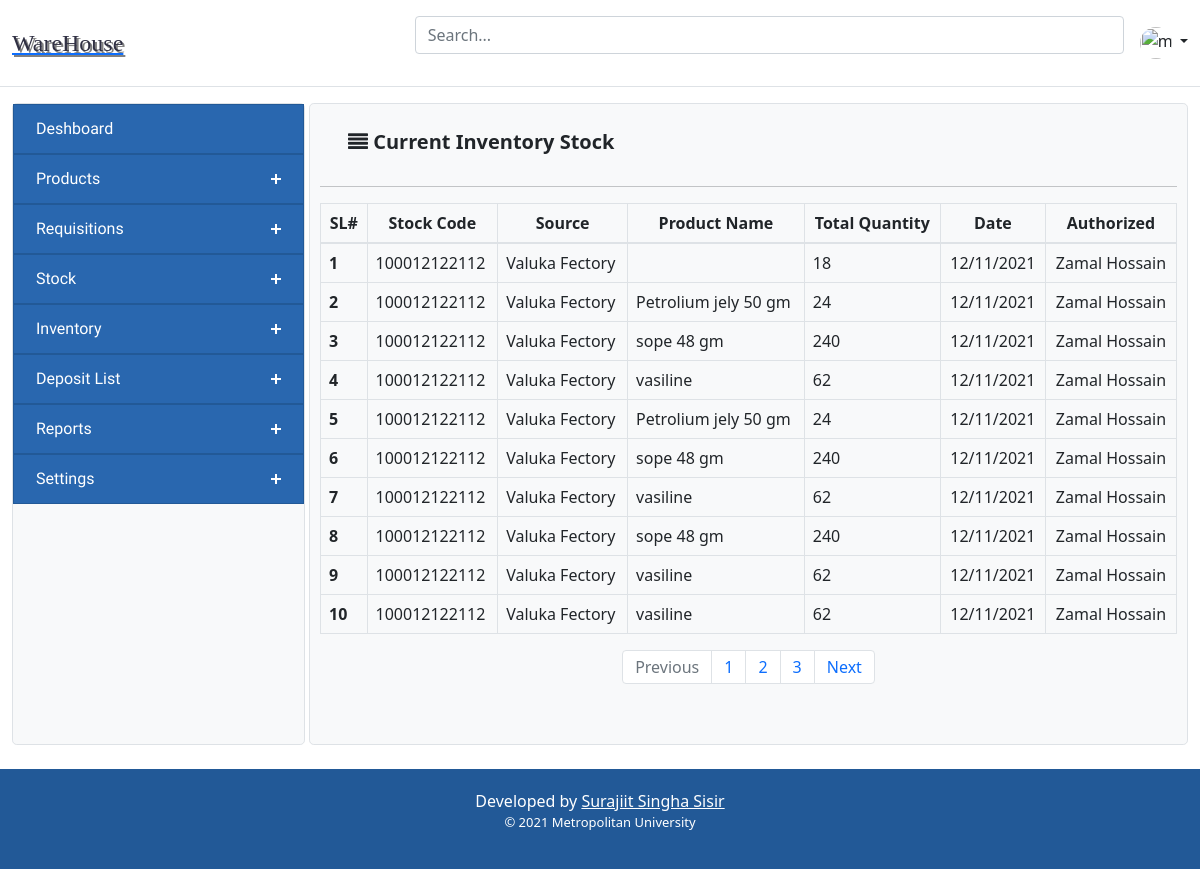
Before: /index.php/stock_controller/view_stock_index with the older database file.
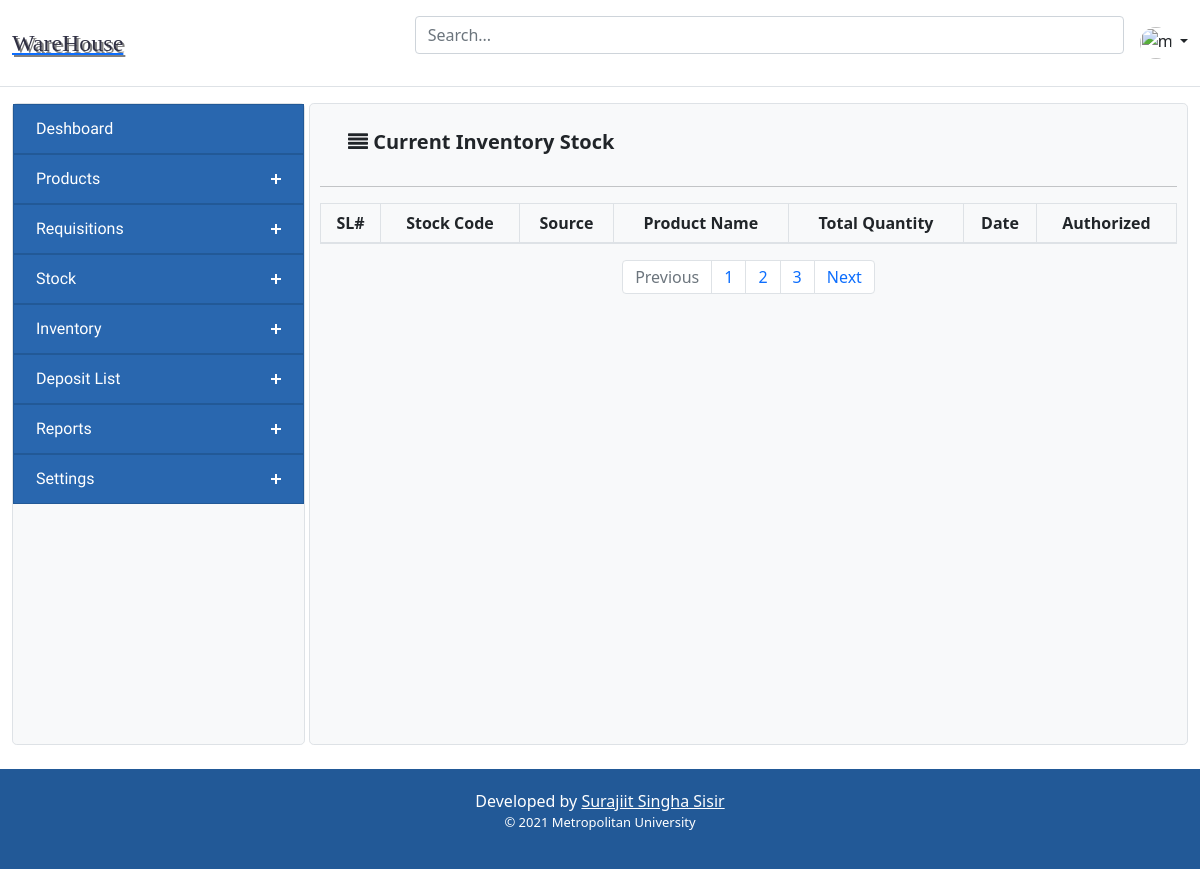
After: the same page with the newer database file.
### tables this page shows
CREATE TABLE `table_stock_product` (
  `id` int(11) NOT NULL,
  `product_name` varchar(255) NOT NULL,
  `quantity` double NOT NULL,
  `stock` double NOT NULL,
  `base_unit` double NOT NULL,
  `remark` double NOT NULL,
  `created` timestamp NOT NULL DEFAULT current_timestamp()
);

### application/controllers/Stock_Controller.php (called while the page is built, shortened)
<?php
class Stock_Controller extends CI_Controller {
	public function __construct(){
		$this->load->helper(array('form', 'url'));
        $this->load->library('form_validation');
		$this->load->model('Product_Model');
        $this->load->model('Stock_model');
	}
    public function view_stock_index(){
        $data['header_src'] = $this->load->view('inc/header_src', '', true);
        $data['header'] = $this->load->view('inc/header', '', true);
        $data['sidebar'] = $this->load->view('inc/sidebar', '', true);
        $data['footer'] = $this->load->view('inc/footer', '', true);
        $data['Stock_data'] = $this->Stock_model->selectAll();
        $this->load->view('Componants/Stock_view', $data);
    }
}

### index.php (called while the page is built, shortened)
<?php
require_once BASEPATH.'core/CodeIgniter.php';

### application/models/Stock_model.php (called while the page is built, shortened)
<?php
    class Stock_model extends CI_Model {
        public function selectAll(){
            $query = $this->db->query("select * from table_stock_product order by id DESC");
            return $query->result();
        }
}
?>

### application/views/Componants/Stock_view.php (the view)
<?= $header_src;?>
<main>
<?= $header; ?>
<div class="container-fluid pb-4">
  <div class="d-grid gap-1" style="grid-template-columns: 1fr 3fr;"> <?= $sidebar;?> <div class="bg-light border rounded-3">
      <div class="maintag">
<nav class="navbar navbar-inverse">
    <div class="container-fluid">
        <div class="navbar-header">
            <span class="navbar-brand"><i class="fa fa-align-justify"></i><b> Current Inventory Stock</b></span>
        </div>
    </div>
</nav>
<hr />
<table class="table table-hover table-bordered">
    <thead>
        <tr align="center">
            <th scope="col">SL#</th>
            <th scope="col">Stock Code</th>
            <th scope="col">Source</th>
            <th scope="col">Product Name</th>
            <th scope="col">Total Quantity</th>
            <th scope="col">Date</th>
            <th scope="col">Authorized</th>
        </tr>
    </thead>
    <tbody class="align-items-center">
        <?php
            $count = 0;
             foreach($Stock_data as $val_stock){
            $stock = $val_stock->quantity+$val_stock->stock;
        ?>
        <tr>
            <th scope="row"><?= ++$count?></th>
            <td>100012122112</td>
            <td>Valuka Fectory</td>
            <td><?= $val_stock->product_name?></td>
            <td><?= $stock;?></td>
            <td align="center">12/11/2021</td>
            <td align="center">Zamal Hossain</td>
        </tr>
        <?php }?>
    </tbody>
</table>
<nav aria-label="Page navigation example">
    <ul class="pagination justify-content-center">
      <li class="page-item disabled">
        <a class="page-link" href="#" tabindex="-1">Previous</a>
      </li>
      <li class="page-item"><a class="page-link" href="#">1</a></li>
      <li class="page-item"><a class="page-link" href="#">2</a></li>
      <li class="page-item"><a class="page-link" href="#">3</a></li>
      <li class="page-item">
        <a class="page-link" href="#">Next</a>
      </li>
    </ul>
  </nav>
</div>
  </div>
</div>
</div>
  </main>
</body>
<?= $footer; ?>

### application/views/inc/header_src.php (shortened to what this page needs)
<head>
    <link rel="stylesheet" href="https://maxcdn.bootstrapcdn.com/bootstrap/4.5.2/css/bootstrap.min.css">
    <link rel="stylesheet"
        href="https://cdnjs.cloudflare.com/ajax/libs/bootstrap-datepicker/1.4.1/css/bootstrap-datepicker3.css" />
    <link href="https://gitcdn.github.io/bootstrap-toggle/2.2.2/css/bootstrap-toggle.min.css" rel="stylesheet">
    <link rel="stylesheet" href="https://formden.com/static/cdn/bootstrap-iso.css" />
    <link rel="stylesheet" href="https://cdnjs.cloudflare.com/ajax/libs/font-awesome/4.7.0/css/font-awesome.min.css">
    <link rel="stylesheet"
        href="https://cdnjs.cloudflare.com/ajax/libs/bootstrap-datetimepicker/4.17.37/css/bootstrap-datetimepicker.min.css"
 />
    <link href="https://cdn.jsdelivr.net/npm/bootstrap@5.1.3/dist/css/bootstrap.min.css" rel="stylesheet">
    <link href="css/newProducts.css" rel="stylesheet">
  <link href="https://cdn.jsdelivr.net/npm/bootstrap@5.1.3/dist/css/bootstrap.min.css" rel="stylesheet">
  <link href="<?= base_url('assets/css/style.css')?>" rel="stylesheet">
  <link href="<?= base_url('assets/css/newProducts.css')?>" rel="stylesheet">
  <link href="<?= base_url('assets/css/viewProducts.css')?>" rel="stylesheet">
</head>

### application/views/inc/header.php (shortened to what this page needs)
<header class="py-3 mb-3 border-bottom">
      <div class="container-fluid d-grid gap-3 align-items-center" style="grid-template-columns: 1fr 2fr;">
        <a href="#">
        <div class="d-flex" style="font-size: x-large; font-family: fantasy; color: rgb(48, 48, 67); text-shadow: 2px 2px gray;">WareHouse</div>
        </a>
        <div class="d-flex align-items-center">
          <form class="w-100 me-3">
            <input type="search" class="form-control" placeholder="Search..." aria-label="Search">
          </form>
          <div class="flex-shrink-0 dropdown">
            <a href="#" class="d-block link-dark text-decoration-none dropdown-toggle" id="dropdownUser2"
              data-bs-toggle="dropdown" aria-expanded="false">
              <img src="https://github.com/mdo.png" alt="mdo" width="32" height="32" class="rounded-circle">
            </a>
          </div>
        </div>
      </div>
    </header>

### application/views/inc/sidebar.php (shortened to what this page needs)
<div class="bg-light border rounded-3">
                    <div id='cssmenu'>
                        <ul>
                            <li class='active'><a href="<?= base_url()?>homepage">Deshboard</a></li>
                            <li class='has-sub'><a href='#'>Products</a>
                            </li>
                        </ul>
                        <li class='has-sub'><a href='#'>Requisitions</a>
                        </li>
                        <li class='has-sub'><a href='#'>Stock</a>
                        </li>
                        <li class='has-sub'><a href='#'>Inventory</a>
                        </li>
                        <li class='has-sub'><a href=''>Deposit List</a>
                        </li>
                        <li class='has-sub'><a href='#'>Reports</a>
                        </li>
                        <li class='has-sub'><a href='#'>Settings</a>
                        </li>
                    </div>
                    <br><br><br><br><br><br><br><br><br><br>
                </div>

### application/views/inc/footer.php (shortened to what this page needs)
<footer class="footerCSS">
  Developed by <a href="http://facebook.com/SurajitSinghaSisir">Surajiit Singha Sisir</a>
  <p class="footerCSScopyright">&copy; 2021 Metropolitan University
  </p>
</footer>
</html>

### assets/css/newProducts.css (style rules this page uses)
.maintag { padding-top: 10px; padding-bottom: 10px; padding-left: 10px; padding-right: 10px; }

### assets/css/style.css (style rules this page uses)
#cssmenu, #cssmenu ul, #cssmenu ul li, #cssmenu ul li a { margin: 0; padding: 0; border: 0; list-style: none; line-height: 1; display: block; position: relative; -webkit-box-sizing: border-box; -moz-box-sizing: border-box; box-sizing: border-box; }
#cssmenu { width: auto; font-family: Raleway, sans-serif; color: #ffffff; }
#cssmenu>ul>li>a { padding: 16px 22px; cursor: pointer; z-index: 2; font-size: 16px; text-decoration: none; color: #ffffff; background: #2967af; -webkit-transition: color .2s ease; -o-transition: color .2s ease; transition: color .2s ease; border: 1px solid #225997; }
#cssmenu ul>li.has-sub>a:after { position: absolute; right: 26px; top: 19px; z-index: 5; display: block; height: 10px; width: 2px; background: #ffffff; content: ""; -webkit-transition: all 0.1s ease-out; -moz-transition: all 0.1s ease-out; -ms-transition: all 0.1s ease-out; -o-transition: all 0.1s ease-out; transition: all 0.1s ease-out; }
#cssmenu ul>li.has-sub>a:before { position: absolute; right: 22px; top: 23px; display: block; width: 10px; height: 2px; background: #ffffff; content: ""; -webkit-transition: all 0.1s ease-out; -moz-transition: all 0.1s ease-out; -ms-transition: all 0.1s ease-out; -o-transition: all 0.1s ease-out; transition: all 0.1s ease-out; }
.footerCSS { padding: 20px; background-color: #225997; text-align: center; color: white; }
.footerCSS a { color: white; }
.footerCSScopyright { font-size: small; }

Changed rows visible on the page:
removed table_stock_product: quantity "18"
removed table_stock_product: product_name "Petrolium jely 50 gm", quantity "24"
removed table_stock_product: product_name "sope 48 gm", quantity "240"
removed table_stock_product: product_name "vasiline", stock "62"
removed table_stock_product: product_name "Petrolium jely 50 gm", quantity "24"
removed table_stock_product: product_name "sope 48 gm", quantity "240"
removed table_stock_product: product_name "vasiline", stock "62"
removed table_stock_product: product_name "sope 48 gm", quantity "240"
removed table_stock_product: product_name "vasiline", stock "62"
removed table_stock_product: product_name "vasiline", stock "62"
